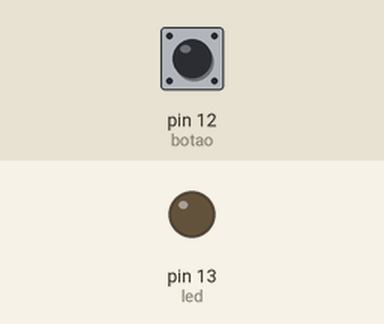
This sketch was run on a simulated Arduino Uno, built with avr-gcc and run on an emulated ATmega328P. Shown: output pins drawn as LEDs (lit = HIGH). Inputs (shaded band) come from the test bench; at power-on: pin 12 (botao) HIGH.

Above: at 1.2 s.
1.3 s: pin 12 (botao) pulled LOW for 0.15 s
At 4.2 s:
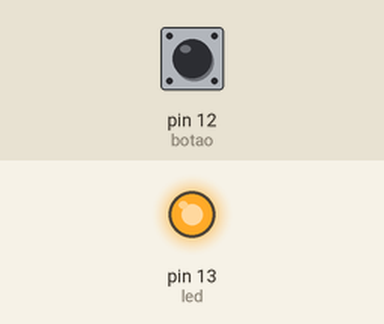
4.4 s: pin 12 (botao) pulled LOW for 3.2 s
Timing chart, 0 to 11.5 s (numbered marks = the images above; inputs shaded):
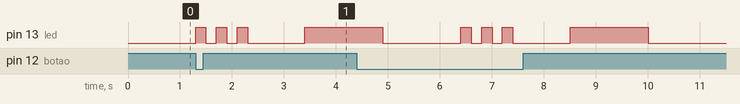

The sketch:

PiscaledBTN.ino
```cpp
int led = 13; //Saída do Led a ser aceso.
int botao = 12; //Entrada do botão de controle.
int tempo = 1000; //Tempo de delay padrão.
void setup() { //Configuração das portas de saída e entrada.
  pinMode(led, OUTPUT);
  pinMode(botao, INPUT_PULLUP);

}

  void loop() {
    int i = 0;
    if(digitalRead(botao) == LOW ){ //Condição que verifica o acionamento do botão.
      for(i = 0; i < 3; i++){ //Laço que permite o acionamento ordenado do led.
      digitalWrite(led, HIGH);
      delay(tempo/ 5);
      digitalWrite(led, LOW);
      delay(tempo /5);
      }
      delay(tempo - 100); //Ultimo acionamento do led de forma lenta.
    digitalWrite(led, HIGH);
    delay(tempo + 500);
    digitalWrite(led, LOW);
    delay(tempo + 500);
     }

  }
```

Measured:
- after the input at 1.3 s, pin 13 (led): LOW → HIGH at once, then repeats every 0.40 s: LOW 0.20 s, HIGH 0.20 s
